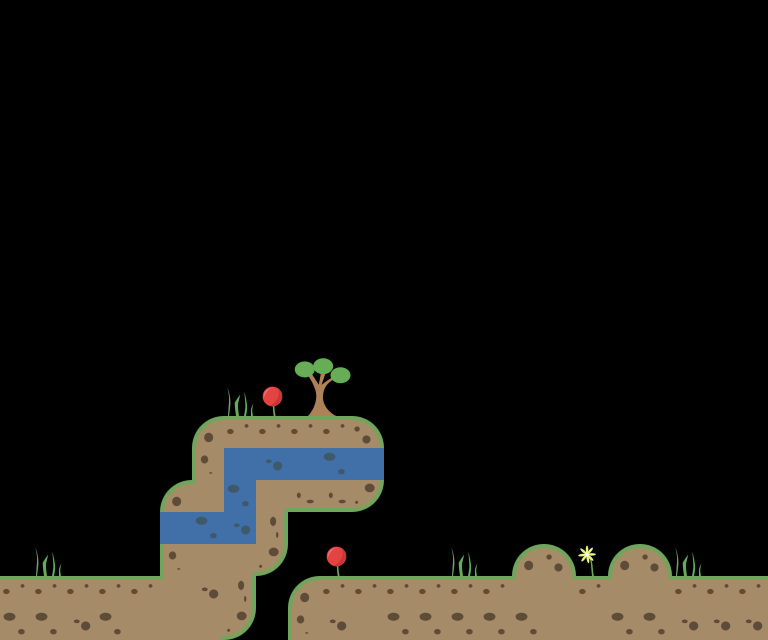

Below is a game level as drawn by its tile map, then a one-line description and the .tmx that defines it (tile-layer data replaced by summaries):
An orthogonal 24x20 tile map with 32x32 px tiles, 2 tile layers (ground, deco).

<map version="1.0" orientation="orthogonal" renderorder="left-down" width="24" height="20" tilewidth="32" tileheight="32" nextobjectid="12">
 <tileset firstgid="1" source="tileset.tsx" />
 <layer name="ground" width="24" height="20">
  <data>[480 cells, 77 non-empty, 16 distinct tile ids]</data>
 </layer>
 <layer name="deco" width="24" height="20">
  <data>[480 cells, 11 non-empty, 7 distinct tile ids]</data>
 </layer>
</map>
